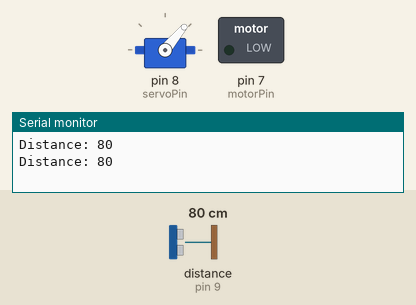
A sketch run on a simulated Arduino Uno, built with avr-gcc and run on an emulated ATmega328P. Shown: servo, switched loads named in the sketch (green lamp = pin HIGH), the last lines printed to the serial monitor. Wiring (inferred from the names in the program): ultrasonic range finder: trigger pin 10; echo pin 9. Dashed ring = blinking. The inputs (shaded band) are chosen by the test bench; at power-on: distance to the obstacle (sensor on pin 9) 80 cm. The echo pulse lasts 58.3 µs per cm; pins used as bus, display or sensor lines are not drawn.

Above: at 3.2 s.
3.3 s: distance to the obstacle (sensor on pin 9) set to 72 cm
6.0 s: distance to the obstacle (sensor on pin 9) set to 64 cm
At 6.9 s:
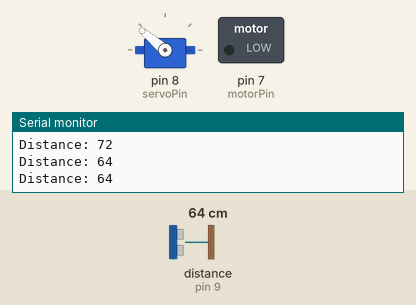
8.7 s: distance to the obstacle (sensor on pin 9) set to 120 cm
At 9.5 s:
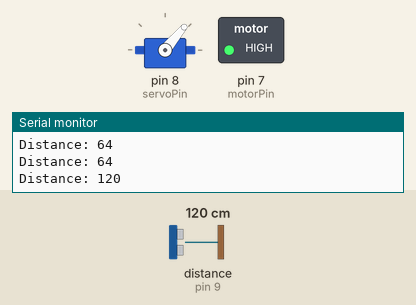
14.6 s: distance to the obstacle (sensor on pin 9) set to 2 cm
At 16.4 s:
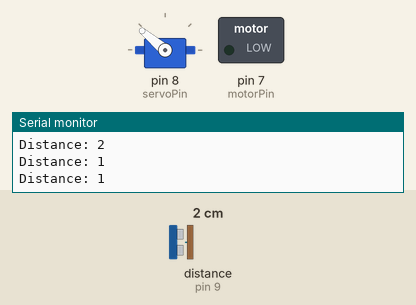
Timing chart, 0 to 17.9 s (numbered marks = the images above; inputs shaded):
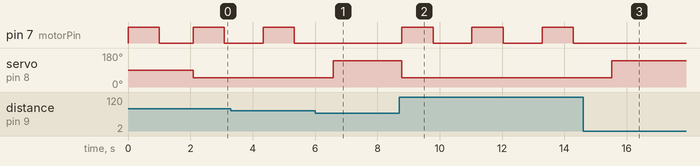

The sketch:

programcode.ino
```cpp
#include<Servo.h>


const int trigPin = 10;

const int echoPin = 9;

const int servoPin = 8;

const int motorPin = 7;

//void motorTwoSpeed();

double SetDelay, Input, Output, ServoOutput;
Servo myServo; //Initialize Servo.


void setup() {

pinMode(trigPin, OUTPUT); // Sets the trigPin as an Output

pinMode(echoPin, INPUT); // Sets the echoPin as an Input

Serial.begin(9600); // Starts the serial communication

myServo.attach(servoPin); //Attach Servo

 pinMode(motorPin, OUTPUT);
  motorTwoSpeed();
Input = readPosition();

}


void loop() {

  Input = readPosition();
  ServoOutput=Input;
  myServo.write(ServoOutput);

  if(ServoOutput ==140)

    {

      SetDelay=150;

    }

    else{

      SetDelay=100;
      {
   motorTwoSpeed();
}

    }

  delay(200);

}
float readPosition() {

  delay(40);

  long duration, var;

  int distance;

  // Clears the trigPin

  digitalWrite(trigPin, LOW);

  delayMicroseconds(2);


  // Sets the trigPin on HIGH state for 10 micro seconds

  digitalWrite(trigPin, HIGH);

  delayMicroseconds(10);

  digitalWrite(trigPin, LOW);


  // Reads the echoPin

  duration = pulseIn(echoPin, HIGH);


  // Calculating the distance

   distance = duration/(29*2);


  // Prints the distance on the Serial Monitor

  Serial.print("Distance: ");

  Serial.println(distance);


  if(distance <68) {

    var=140;

  }

  else{

    var=50;

  }

  //Returns distance value.

  return var;
  }
void motorTwoSpeed()
{
  const int onSpeed = 200; // a number between 0 (stopped) and 255 (full speed)
  const int onTime = 1000; //the number of milliseconds for the motor to turn on for

  const int offSpeed = 27; // a number between 0 (stopped) and 255 (full speed)
  const int offTime = 1000; //the number of milliseconds for the motor to turn off for

  analogWrite(motorPin, onSpeed); // turns the motor
  delay(onTime); // waits for onTime milliseconds
  analogWrite(motorPin, offSpeed); // turns the motor Off
  delay(offTime); // waits for offTime milliseconds
}
```

Measured:
- the behaviour switches between 68 and 67 cm on distance to the obstacle (sensor on pin 9) (found by bisection; images 0 and 1)
- after the input at 6.0 s, pin 7 (motorPin): stays LOW (without the input it goes to HIGH after 0.58 s); servo on pin 8 (servoPin): 50° → 140° after 0.58 s
- after the input at 8.7 s, pin 7 (motorPin): alternates HIGH for 1.0 s and LOW for 1.2 s, starting after 0.08 s; servo on pin 8 (servoPin): 140° → 50° after 0.09 s
- after the input at 14.6 s, pin 7 (motorPin): stays LOW (without the input it goes to HIGH after 0.93 s); servo on pin 8 (servoPin): 50° → 140° after 0.92 s
